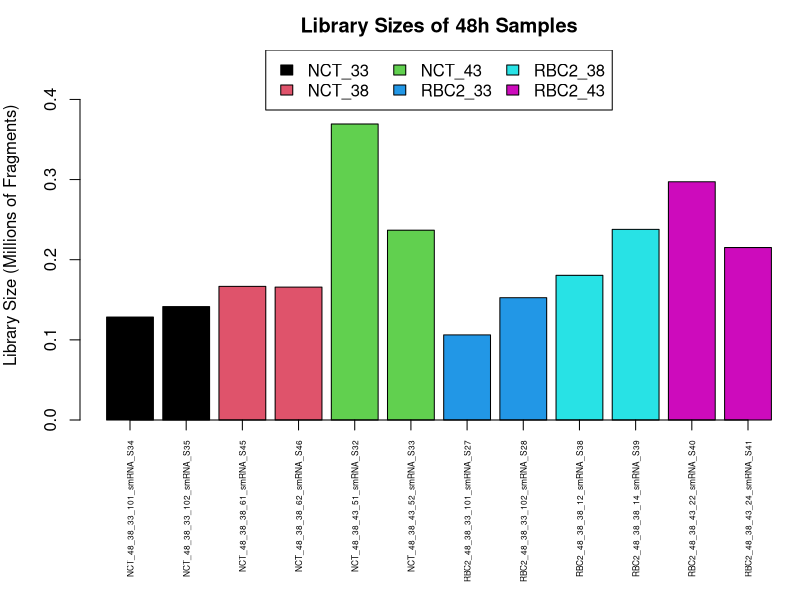
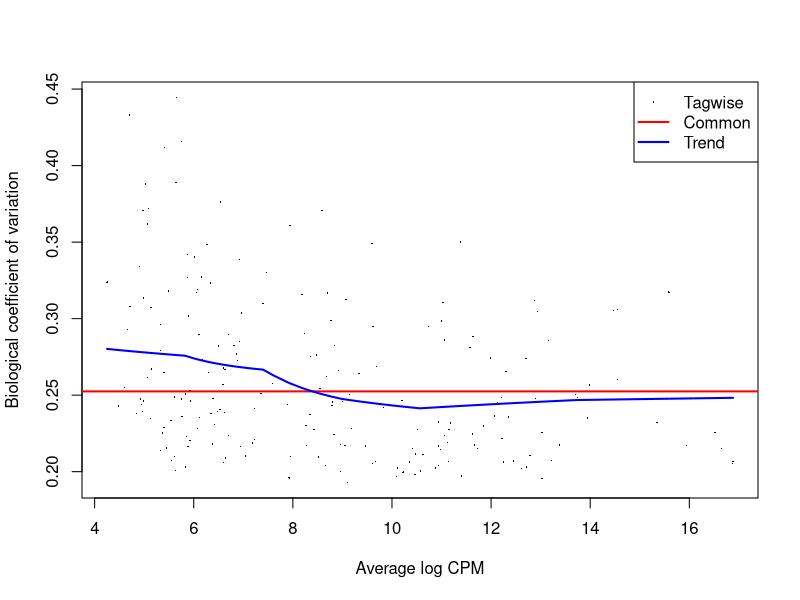
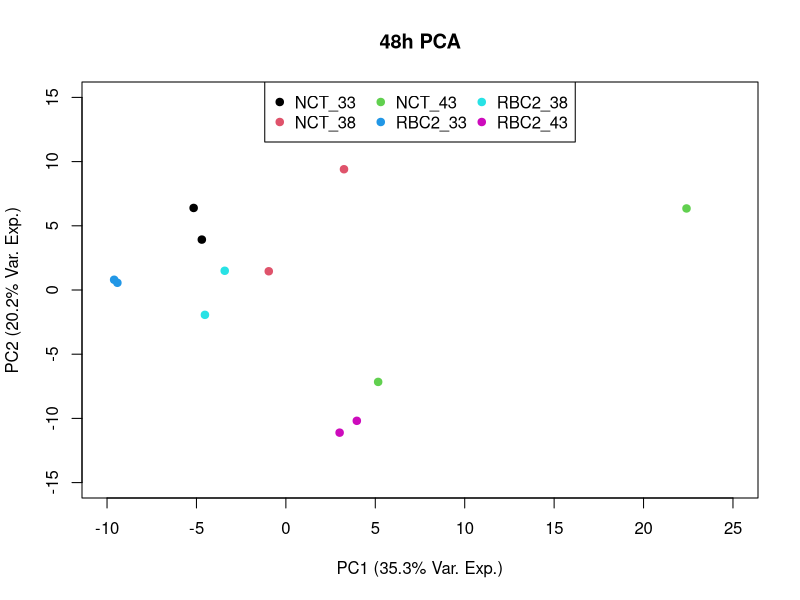
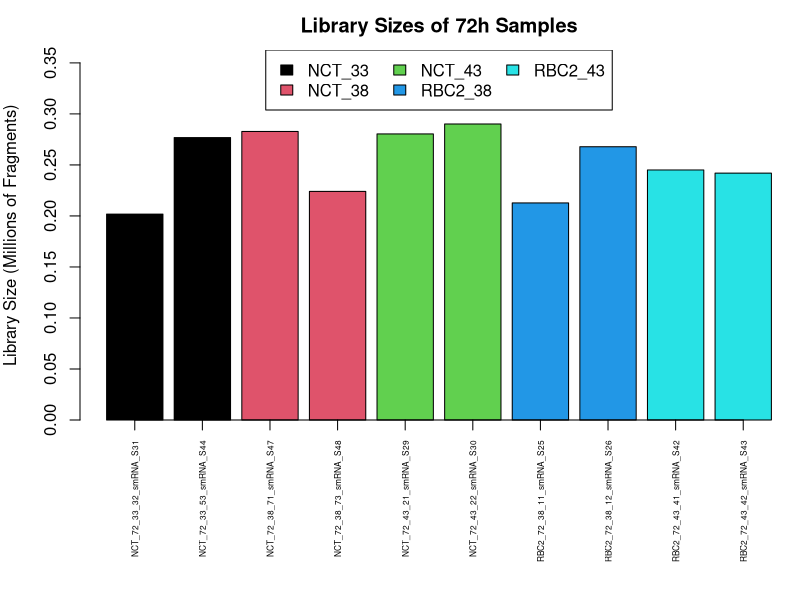
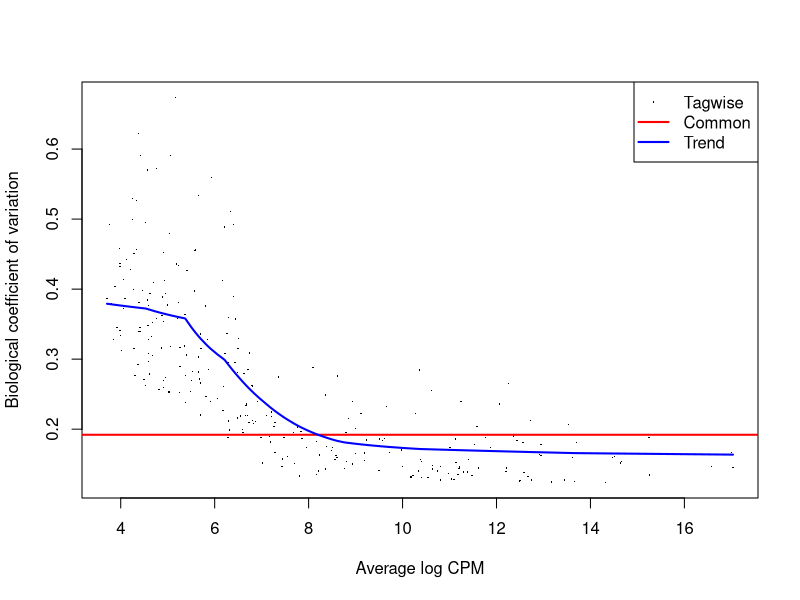
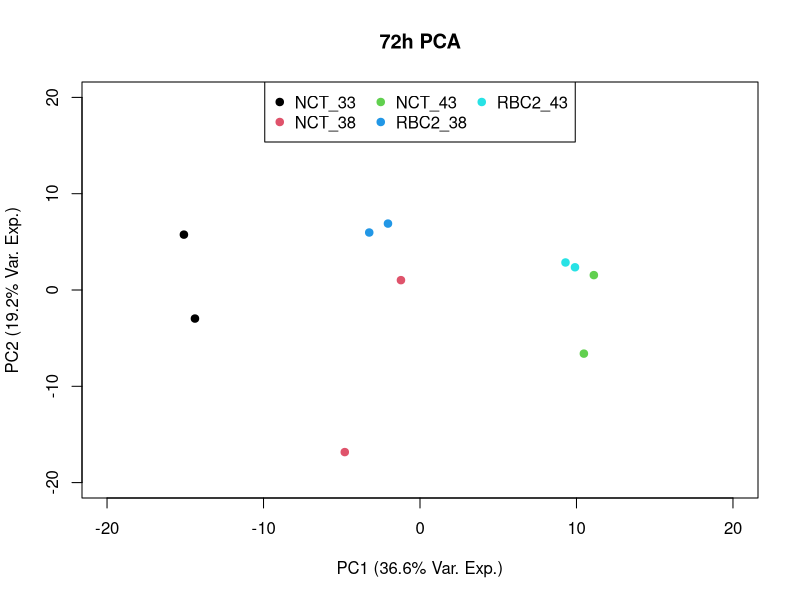

R code for these plots, in order: (Note: this script raises an error after producing the figures.)
# Perform a differential gene expression analysis of miRNAs with edgeR.

setwd("~/Dropbox/GitHub/RIS/ReedKM_Turkey_miRNA")

library("edgeR")
library("pheatmap")

# Read in the counts matrix
counts <- read.table("Results/miRNA_Expression/vs_NewGenome/miRNA_Expression.bt.NewGenome.txt", header=TRUE, sep="\t")
# Read in the experimental metadata
exp_meta <- read.csv("Resources/Experiment_Metadata.csv", header=TRUE)

# Save the miR names
mir_names <- as.character(counts$Geneid)

# Remove the two samples that are not meant for miRNA analysis
excl_samp <- c("NCT_48_38_38_R_smRNA_S37", "NCT_72_38_R_smRNA_S36")
counts <- counts[,!colnames(counts) %in% excl_samp]
# Remove the first six columns from the subread.txt file
counts <- counts[,-c(1:6)]
# Remove the two samples from the metadata csv too
exp_meta <- exp_meta[!exp_meta$Sample %in% excl_samp,]

# Separate the data into 48 and 72 - these are separate experiments
counts_48 <- counts[,grepl("_48_", colnames(counts))]
counts_72 <- counts[,grepl("_72_", colnames(counts))]
exp_meta_48 <- exp_meta[grepl("_48_", exp_meta$Sample),]
exp_meta_72 <- exp_meta[grepl("_72_", exp_meta$Sample),]

# Make the group assignments based on genotype and incubation temp
exp_meta_48$Group <- as.factor(paste(exp_meta_48$Genotype, exp_meta_48$Incubation.Temp, sep="_"))
exp_meta_72$Group <- as.factor(paste(exp_meta_72$Genotype, exp_meta_72$Incubation.Temp, sep="_"))

# Summarize the 48h samples
dge_dat_48 <- DGEList(
    counts=counts_48,
    genes=mir_names,
    group=exp_meta_48$Group)
# # Calculate the normalization factors
dge_dat_48 <- calcNormFactors(dge_dat_48)
# Let's make our first diagnostic plot - the total library size in fragments.
lib_sizes_M <- as.numeric(dge_dat_48$samples$lib.size) / 1000000
pdf(file="Results/miRNA_Expression/vs_NewGenome/48_Fragment_Counts.pdf", height=6, width=6)
par(mar=c(9, 4, 2.5, 0.1))
at <- barplot(
    lib_sizes_M,
    ylim=c(0, max(lib_sizes_M)*1.25),
    col=as.numeric(dge_dat_48$samples$group),
    xlab="",
    ylab="Library Size (Millions of Fragments)",
    main="Library Sizes of 48h Samples",
    axes=FALSE)
axis(side=2)
axis(side=1, at=at, labels=as.character(rownames(dge_dat_48$samples)), las=2, cex.axis=0.5)
legend("top",
    legend=unique(dge_dat_48$samples$group),
    fill=seq_along(unique(dge_dat_48$samples$group)),
    ncol=length(unique(dge_dat_48$samples$group))/2)
dev.off()
# Do the counts-based filtering. We are being permissive here.
min_cts <- 3
smallest_grp <- min(table(exp_meta_48$Group))
min_cpm <- log2((1 + min_cts) / min(dge_dat_48$samples$lib.size) * 1e6)
# Then if a gene has at least N samples with CPM greater than or equal to this
# CPM value, we keep it. N is the size of the smallest group.
cpms <- cpm(dge_dat_48, log=TRUE, prior.count=1)
keep <- apply(cpms, 1, function(x) {
    cvals <- as.numeric(x)
    pass_flt <- sum(cvals >= min_cpm)
    if(pass_flt >= smallest_grp) {
        return(TRUE)
    } else {
        return(FALSE)
    }
})
# Drop the genes that failed the filtering, and recalculate the library sizes
dge_dat_48 <- dge_dat_48[keep, ,keep.lib.sizes=FALSE]
dim(dge_dat_48)
print(min_cpm)

# Make a model matrix based on the group assignments and estimate the
# dispersions
modmat <- model.matrix(~0 + Group, data=exp_meta_48)
dge_dat_48 <- estimateDisp(dge_dat_48, design=modmat)

# Plot the biological coefficient of variation (BCV)
pdf(file="Results/miRNA_Expression/vs_NewGenome/48_BCV.pdf", height=6, width=6)
plotBCV(dge_dat_48)
dev.off()

# Plot a PCA of the samples based on the normalized CPMs for each miRNA
pdf(file="Results/miRNA_Expression/vs_NewGenome/48_PCA.pdf", height=6, width=6)
norm_cpm <- cpm(dge_dat_48, log=TRUE, prior.count=1, normalized=TRUE)
pc_dat <- prcomp(t(norm_cpm), scale=TRUE)
summary(pc_dat)
pc_1 <- pc_dat$x[,"PC1"]
pc_2 <- pc_dat$x[, "PC2"]
plot(
    pc_2 ~ pc_1,
    xlim=c(-10, 25),
    ylim=c(-15, 15),
    xlab="PC1 (35.3% Var. Exp.)",
    ylab="PC2 (20.2% Var. Exp.)",
    main="48h PCA",
    pch=19,
    col=as.numeric(dge_dat_48$samples$group))
grps <- as.character(unique(dge_dat_48$samples$group))
legend("top", grps, pch=19, col=seq_along(grps), ncol=3)
dev.off()

# Do the same for the 72h samples now
dge_dat_72 <- DGEList(
    counts=counts_72,
    genes=mir_names,
    group=exp_meta_72$Group)
# # Calculate the normalization factors
dge_dat_72 <- calcNormFactors(dge_dat_72)
# Let's make our first diagnostic plot - the total library size in fragments.
lib_sizes_M <- as.numeric(dge_dat_72$samples$lib.size) / 1000000
pdf(file="Results/miRNA_Expression/vs_NewGenome/72_Fragment_Counts.pdf", height=6, width=6)
par(mar=c(9, 4, 2.5, 0.1))
at <- barplot(
    lib_sizes_M,
    ylim=c(0, max(lib_sizes_M)*1.25),
    col=as.numeric(dge_dat_72$samples$group),
    xlab="",
    ylab="Library Size (Millions of Fragments)",
    main="Library Sizes of 72h Samples",
    axes=FALSE)
axis(side=2)
axis(side=1, at=at, labels=as.character(rownames(dge_dat_72$samples)), las=2, cex.axis=0.5)
legend("top",
    legend=unique(dge_dat_72$samples$group),
    fill=seq_along(unique(dge_dat_72$samples$group)),
    ncol=3)
dev.off()
# Do the counts-based filtering. We are being permissive here.
min_cts <- 3
smallest_grp <- min(table(exp_meta_72$Group))
min_cpm <- log2((1 + min_cts) / min(dge_dat_72$samples$lib.size) * 1e6)
# Then if a gene has at least N samples with CPM greater than or equal to this
# CPM value, we keep it. N is the size of the smallest group.
cpms <- cpm(dge_dat_72, log=TRUE, prior.count=1)
keep <- apply(cpms, 1, function(x) {
    cvals <- as.numeric(x)
    pass_flt <- sum(cvals >= min_cpm)
    if(pass_flt >= smallest_grp) {
        return(TRUE)
    } else {
        return(FALSE)
    }
})
# Drop the genes that failed the filtering, and recalculate the library sizes
dge_dat_72 <- dge_dat_72[keep, ,keep.lib.sizes=FALSE]
dim(dge_dat_72)
print(min_cpm)

# Make a model matrix based on the group assignments and estimate the
# dispersions
modmat <- model.matrix(~0 + Group, data=exp_meta_72)
dge_dat_72 <- estimateDisp(dge_dat_72, design=modmat)

# Plot the biological coefficient of variation (BCV)
pdf(file="Results/miRNA_Expression/vs_NewGenome/72_BCV.pdf", height=6, width=6)
plotBCV(dge_dat_72)
dev.off()

# Plot a PCA of the samples based on the normalized CPMs for each miRNA
pdf(file="Results/miRNA_Expression/vs_NewGenome/72_PCA.pdf", height=6, width=6)
norm_cpm <- cpm(dge_dat_72, log=TRUE, prior.count=1, normalized=TRUE)
pc_dat <- prcomp(t(norm_cpm), scale=TRUE)
summary(pc_dat)
pc_1 <- pc_dat$x[,"PC1"]
pc_2 <- pc_dat$x[, "PC2"]
plot(
    pc_2 ~ pc_1,
    xlim=c(-20, 20),
    ylim=c(-20, 20),
    xlab="PC1 (36.6% Var. Exp.)",
    ylab="PC2 (19.2% Var. Exp.)",
    main="72h PCA",
    pch=19,
    col=as.numeric(dge_dat_72$samples$group))
grps <- as.character(unique(dge_dat_72$samples$group))
legend("top", grps, pch=19, col=seq_along(grps), ncol=3)
dev.off()

# OK, now let's start the miRNA DE analysis!
# Start with the 72h samples because these look pretty uniform and nice. We
# will do the simplistic appraoch of running pairwise comparisions for now
comp_1_meta <- exp_meta_72[exp_meta_72$Group %in% c("NCT_33", "NCT_38"),]
comp_1_meta$Group <- factor(comp_1_meta$Group, levels=c("NCT_33", "NCT_38"))
comp_1_dat <- dge_dat_72[,comp_1_meta$Sample]
comp_1_modmat <- model.matrix(~Group, data=comp_1_meta)
comp_1_fit <- glmQLFit(comp_1_dat, design=comp_1_modmat)
comp_1_dge <- glmQLFTest(comp_1_fit, coef=2)
comp_1_table <- topTags(comp_1_dge, n=nrow(comp_1_dge$genes))
write.csv(comp_1_table, file="Results/miRNA_Expression/vs_NewGenome/DEmiRs/72h_NCT38-vs-NCT33.csv", row.names=F, quote=F)

comp_2_meta <- exp_meta_72[exp_meta_72$Group %in% c("NCT_38", "NCT_43"),]
comp_2_meta$Group <- factor(comp_2_meta$Group, levels=c("NCT_38", "NCT_43"))
comp_2_dat <- dge_dat_72[,comp_2_meta$Sample]
comp_2_modmat <- model.matrix(~Group, data=comp_2_meta)
comp_2_fit <- glmQLFit(comp_2_dat, design=comp_2_modmat)
comp_2_dge <- glmQLFTest(comp_2_fit, coef=2)
comp_2_table <- topTags(comp_2_dge, n=nrow(comp_2_dge$genes))
write.csv(comp_2_table, file="Results/miRNA_Expression/vs_NewGenome/DEmiRs/72h_NCT43-vs-NCT38.csv", row.names=F, quote=F)

comp_3_meta <- exp_meta_72[exp_meta_72$Group %in% c("NCT_33", "NCT_43"),]
comp_3_meta$Group <- factor(comp_3_meta$Group, levels=c("NCT_33", "NCT_43"))
comp_3_dat <- dge_dat_72[,comp_3_meta$Sample]
comp_3_modmat <- model.matrix(~Group, data=comp_3_meta)
comp_3_fit <- glmQLFit(comp_3_dat, design=comp_3_modmat)
comp_3_dge <- glmQLFTest(comp_3_fit, coef=2)
comp_3_table <- topTags(comp_3_dge, n=nrow(comp_3_dge$genes))
write.csv(comp_3_table, file="Results/miRNA_Expression/vs_NewGenome/DEmiRs/72h_NCT43-vs-NCT33.csv", row.names=F, quote=F)

# OK, let's do the cross-genotype comparisons
comp_4_meta <- exp_meta_72[exp_meta_72$Group %in% c("NCT_38", "RBC2_38"),]
comp_4_meta$Group <- factor(comp_4_meta$Group, levels=c("NCT_38", "RBC2_38"))
comp_4_dat <- dge_dat_72[,comp_4_meta$Sample]
comp_4_modmat <- model.matrix(~Group, data=comp_4_meta)
comp_4_fit <- glmQLFit(comp_4_dat, design=comp_4_modmat)
comp_4_dge <- glmQLFTest(comp_4_fit, coef=2)
comp_4_table <- topTags(comp_4_dge, n=nrow(comp_4_dge$genes))
write.csv(comp_4_table, file="Results/miRNA_Expression/vs_NewGenome/DEmiRs/72h_RBC238-vs-NCT38.csv", row.names=F, quote=F)

comp_5_meta <- exp_meta_72[exp_meta_72$Group %in% c("NCT_43", "RBC2_43"),]
comp_5_meta$Group <- factor(comp_5_meta$Group, levels=c("NCT_43", "RBC2_43"))
comp_5_dat <- dge_dat_72[,comp_5_meta$Sample]
comp_5_modmat <- model.matrix(~Group, data=comp_5_meta)
comp_5_fit <- glmQLFit(comp_5_dat, design=comp_5_modmat)
comp_5_dge <- glmQLFTest(comp_5_fit, coef=2)
comp_5_table <- topTags(comp_5_dge, n=nrow(comp_5_dge$genes))
write.csv(comp_5_table, file="Results/miRNA_Expression/vs_NewGenome/DEmiRs/72h_RBC243-vs-NCT43.csv", row.names=F, quote=F)

# And now we will do a similar set of comparisons for the 48h samples.
comp_6_meta <- exp_meta_48[exp_meta_48$Group %in% c("NCT_33", "NCT_38"),]
comp_6_meta$Group <- factor(comp_6_meta$Group, levels=c("NCT_33", "NCT_38"))
comp_6_dat <- dge_dat_48[,comp_6_meta$Sample]
comp_6_modmat <- model.matrix(~Group, data=comp_6_meta)
comp_6_fit <- glmQLFit(comp_6_dat, design=comp_6_modmat)
comp_6_dge <- glmQLFTest(comp_6_fit, coef=2)
comp_6_table <- topTags(comp_6_dge, n=nrow(comp_6_dge$genes))
write.csv(comp_6_table, file="Results/miRNA_Expression/vs_NewGenome/DEmiRs/48h_NCT38-vs-NCT33.csv", row.names=F, quote=F)

comp_7_meta <- exp_meta_48[exp_meta_48$Group %in% c("NCT_38", "NCT_43"),]
comp_7_meta$Group <- factor(comp_7_meta$Group, levels=c("NCT_38", "NCT_43"))
comp_7_dat <- dge_dat_48[,comp_7_meta$Sample]
comp_7_modmat <- model.matrix(~Group, data=comp_7_meta)
comp_7_fit <- glmQLFit(comp_7_dat, design=comp_7_modmat)
comp_7_dge <- glmQLFTest(comp_7_fit, coef=2)
comp_7_table <- topTags(comp_7_dge, n=nrow(comp_7_dge$genes))
write.csv(comp_7_table, file="Results/miRNA_Expression/vs_NewGenome/DEmiRs/48h_NCT43-vs-NCT38.csv", row.names=F, quote=F)

comp_8_meta <- exp_meta_48[exp_meta_48$Group %in% c("NCT_33", "NCT_43"),]
comp_8_meta$Group <- factor(comp_8_meta$Group, levels=c("NCT_33", "NCT_43"))
comp_8_dat <- dge_dat_48[,comp_8_meta$Sample]
comp_8_modmat <- model.matrix(~Group, data=comp_8_meta)
comp_8_fit <- glmQLFit(comp_8_dat, design=comp_8_modmat)
comp_8_dge <- glmQLFTest(comp_8_fit, coef=2)
comp_8_table <- topTags(comp_8_dge, n=nrow(comp_8_dge$genes))
write.csv(comp_8_table, file="Results/miRNA_Expression/vs_NewGenome/DEmiRs/48h_NCT43-vs-NCT33.csv", row.names=F, quote=F)

# And the cross-genotype comparisons
comp_9_meta <- exp_meta_48[exp_meta_48$Group %in% c("NCT_33", "RBC2_33"),]
comp_9_meta$Group <- factor(comp_9_meta$Group, levels=c("NCT_33", "RBC2_33"))
comp_9_dat <- dge_dat_48[,comp_9_meta$Sample]
comp_9_modmat <- model.matrix(~Group, data=comp_9_meta)
comp_9_fit <- glmQLFit(comp_9_dat, design=comp_9_modmat)
comp_9_dge <- glmQLFTest(comp_9_fit, coef=2)
comp_9_table <- topTags(comp_9_dge, n=nrow(comp_9_dge$genes))
write.csv(comp_9_table, file="Results/miRNA_Expression/vs_NewGenome/DEmiRs/48h_RBC233-vs-NCT33.csv", row.names=F, quote=F)

comp_10_meta <- exp_meta_48[exp_meta_48$Group %in% c("NCT_38", "RBC2_38"),]
comp_10_meta$Group <- factor(comp_10_meta$Group, levels=c("NCT_38", "RBC2_38"))
comp_10_dat <- dge_dat_48[,comp_10_meta$Sample]
comp_10_modmat <- model.matrix(~Group, data=comp_10_meta)
comp_10_fit <- glmQLFit(comp_10_dat, design=comp_10_modmat)
comp_10_dge <- glmQLFTest(comp_10_fit, coef=2)
comp_10_table <- topTags(comp_10_dge, n=nrow(comp_10_dge$genes))
write.csv(comp_10_table, file="Results/miRNA_Expression/vs_NewGenome/DEmiRs/48h_RBC238-vs-NCT38.csv", row.names=F, quote=F)

comp_11_meta <- exp_meta_48[exp_meta_48$Group %in% c("NCT_43", "RBC2_43"),]
comp_11_meta$Group <- factor(comp_11_meta$Group, levels=c("NCT_43", "RBC2_43"))
comp_11_dat <- dge_dat_48[,comp_11_meta$Sample]
comp_11_modmat <- model.matrix(~Group, data=comp_11_meta)
comp_11_fit <- glmQLFit(comp_11_dat, design=comp_11_modmat)
comp_11_dge <- glmQLFTest(comp_11_fit, coef=2)
comp_11_table <- topTags(comp_11_dge, n=nrow(comp_11_dge$genes))
write.csv(comp_11_table, file="Results/miRNA_Expression/vs_NewGenome/DEmiRs/48h_RBC243-vs-NCT43.csv", row.names=F, quote=F)

# Woof! OK, let's do a little more complicated analysis where we analyze the
# 72h and 48h samples as bigger experiments with incubation temp effects and
# genotype effects.
modmat_72 <- model.matrix(~0 + as.factor(Incubation.Temp) + Genotype, data=exp_meta_72)
colnames(modmat_72) <- c("Temp33", "Temp38", "Temp43", "GenotypeRBC2")
dge_dat_72 <- estimateDisp(dge_dat_72, design=modmat_72)
dge_72_fit <- glmQLFit(dge_dat_72, design=modmat_72)
contrasts_72 <- makeContrasts(
    Temp38_vs_Temp33=Temp38-Temp33,
    Temp43_vs_Temp38=Temp43-Temp38,
    Temp43_vs_Temp33=Temp43-Temp33,
    levels=modmat_72)
dge_72_38vs33 <- glmQLFTest(dge_72_fit, contrast=contrasts_72[,"Temp38_vs_Temp33"])
dge_72_38vs33_table <- topTags(dge_72_38vs33, n=nrow(dge_dat_72$genes))$table
dge_72_43vs38 <- glmQLFTest(dge_72_fit, contrast=contrasts_72[,"Temp43_vs_Temp38"])
dge_72_43vs38_table <- topTags(dge_72_43vs38, n=nrow(dge_dat_72$genes))$table
dge_72_43vs33 <- glmQLFTest(dge_72_fit, contrast=contrasts_72[,"Temp43_vs_Temp33"])
dge_72_43vs33_table <- topTags(dge_72_43vs33, n=nrow(dge_dat_72$genes))$table
# Let's merge these three together
colnames(dge_72_38vs33_table) <- c("miRNA.ID", "logFC.38vs33", "logCPM", "F.38vs33", "PValue.38vs33", "FDR.38vs33")
colnames(dge_72_43vs38_table) <- c("miRNA.ID", "logFC.43vs38", "logCPM", "F.43vs38", "PValue.43vs38", "FDR.43vs38")
colnames(dge_72_43vs33_table) <- c("miRNA.ID", "logFC.43vs33", "logCPM", "F.43vs33", "PValue.43vs33", "FDR.43vs33")
dge_72_tab_A <- merge(dge_72_38vs33_table, dge_72_43vs38_table, by=c("miRNA.ID", "logCPM"), all=TRUE)
dge_72_tab_B <- merge(dge_72_tab_A, dge_72_43vs33_table, by=c("miRNA.ID", "logCPM"), all=TRUE)
write.csv(dge_72_tab_B, file="Results/miRNA_Expression/vs_NewGenome/DEmiRs/72h_DE_miRs.csv", row.names=F, quote=F)


modmat_48 <- model.matrix(~0 + as.factor(Incubation.Temp) + Genotype, data=exp_meta_48)
colnames(modmat_48) <- c("Temp33", "Temp38", "Temp43", "GenotypeRBC2")
dge_dat_48 <- estimateDisp(dge_dat_48, design=modmat_48)
dge_48_fit <- glmQLFit(dge_dat_48, design=modmat_48)
contrasts_48 <- makeContrasts(
    Temp38_vs_Temp33=Temp38-Temp33,
    Temp43_vs_Temp38=Temp43-Temp38,
    Temp43_vs_Temp33=Temp43-Temp33,
    levels=modmat_48)
dge_48_38vs33 <- glmQLFTest(dge_48_fit, contrast=contrasts_48[,"Temp38_vs_Temp33"])
dge_48_38vs33_table <- topTags(dge_48_38vs33, n=nrow(dge_dat_48$genes))$table
dge_48_43vs38 <- glmQLFTest(dge_48_fit, contrast=contrasts_48[,"Temp43_vs_Temp38"])
dge_48_43vs38_table <- topTags(dge_48_43vs38, n=nrow(dge_dat_48$genes))$table
dge_48_43vs33 <- glmQLFTest(dge_48_fit, contrast=contrasts_48[,"Temp43_vs_Temp33"])
dge_48_43vs33_table <- topTags(dge_48_43vs33, n=nrow(dge_dat_48$genes))$table
# Let's merge these three together
colnames(dge_48_38vs33_table) <- c("miRNA.ID", "logFC.38vs33", "logCPM", "F.38vs33", "PValue.38vs33", "FDR.38vs33")
colnames(dge_48_43vs38_table) <- c("miRNA.ID", "logFC.43vs38", "logCPM", "F.43vs38", "PValue.43vs38", "FDR.43vs38")
colnames(dge_48_43vs33_table) <- c("miRNA.ID", "logFC.43vs33", "logCPM", "F.43vs33", "PValue.43vs33", "FDR.43vs33")
dge_48_tab_A <- merge(dge_48_38vs33_table, dge_48_43vs38_table, by=c("miRNA.ID", "logCPM"), all=TRUE)
dge_48_tab_B <- merge(dge_48_tab_A, dge_48_43vs33_table, by=c("miRNA.ID", "logCPM"), all=TRUE)
write.csv(dge_48_tab_B, file="Results/miRNA_Expression/vs_NewGenome/DEmiRs/48h_DE_miRs.csv", row.names=F, quote=F)
